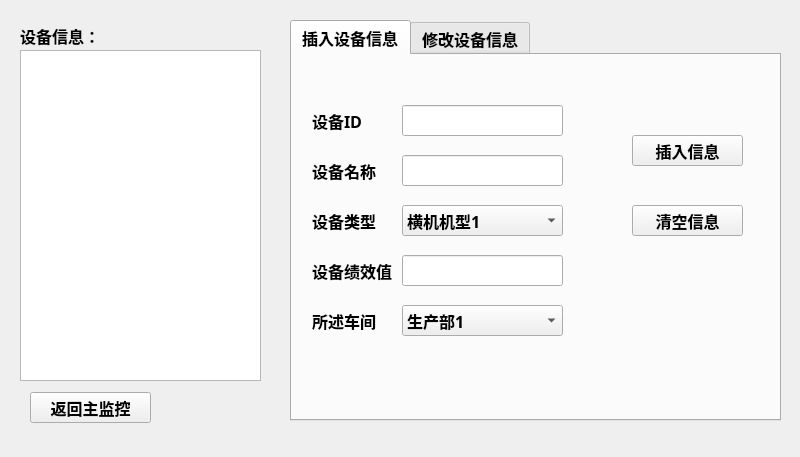
<?xml version="1.0" encoding="UTF-8"?>
<ui version="4.0">
 <class>theequipmentmangage</class>
 <widget class="QMainWindow" name="theequipmentmangage">
  <property name="geometry">
   <rect>
    <x>0</x>
    <y>0</y>
    <width>800</width>
    <height>457</height>
   </rect>
  </property>
  <property name="font">
   <font>
    <family>宋体</family>
    <pointsize>12</pointsize>
    <weight>75</weight>
    <bold>true</bold>
   </font>
  </property>
  <property name="windowTitle">
   <string>设备信息管理</string>
  </property>
  <widget class="QWidget" name="centralwidget">
   <widget class="QLabel" name="label">
    <property name="geometry">
     <rect>
      <x>20</x>
      <y>20</y>
      <width>91</width>
      <height>31</height>
     </rect>
    </property>
    <property name="font">
     <font>
      <family>宋体</family>
      <pointsize>12</pointsize>
     </font>
    </property>
    <property name="text">
     <string>设备信息：</string>
    </property>
   </widget>
   <widget class="QTableView" name="tableView">
    <property name="geometry">
     <rect>
      <x>20</x>
      <y>50</y>
      <width>241</width>
      <height>331</height>
     </rect>
    </property>
   </widget>
   <widget class="QPushButton" name="TEM_Comback_pushButton">
    <property name="geometry">
     <rect>
      <x>30</x>
      <y>392</y>
      <width>121</width>
      <height>31</height>
     </rect>
    </property>
    <property name="font">
     <font>
      <family>宋体</family>
      <pointsize>12</pointsize>
     </font>
    </property>
    <property name="text">
     <string>返回主监控</string>
    </property>
   </widget>
   <widget class="QTabWidget" name="tabWidget">
    <property name="geometry">
     <rect>
      <x>290</x>
      <y>20</y>
      <width>491</width>
      <height>401</height>
     </rect>
    </property>
    <property name="currentIndex">
     <number>0</number>
    </property>
    <widget class="QWidget" name="tab">
     <attribute name="title">
      <string>插入设备信息</string>
     </attribute>
     <widget class="QLabel" name="label_2">
      <property name="geometry">
       <rect>
        <x>20</x>
        <y>50</y>
        <width>71</width>
        <height>31</height>
       </rect>
      </property>
      <property name="text">
       <string>设备ID</string>
      </property>
     </widget>
     <widget class="QLineEdit" name="lineEdit">
      <property name="geometry">
       <rect>
        <x>110</x>
        <y>50</y>
        <width>161</width>
        <height>31</height>
       </rect>
      </property>
     </widget>
     <widget class="QLabel" name="label_3">
      <property name="geometry">
       <rect>
        <x>20</x>
        <y>100</y>
        <width>81</width>
        <height>31</height>
       </rect>
      </property>
      <property name="text">
       <string>设备名称</string>
      </property>
     </widget>
     <widget class="QLabel" name="label_4">
      <property name="geometry">
       <rect>
        <x>20</x>
        <y>150</y>
        <width>71</width>
        <height>31</height>
       </rect>
      </property>
      <property name="text">
       <string>设备类型</string>
      </property>
     </widget>
     <widget class="QLabel" name="label_5">
      <property name="geometry">
       <rect>
        <x>20</x>
        <y>200</y>
        <width>91</width>
        <height>31</height>
       </rect>
      </property>
      <property name="text">
       <string>设备绩效值</string>
      </property>
     </widget>
     <widget class="QLabel" name="label_6">
      <property name="geometry">
       <rect>
        <x>20</x>
        <y>250</y>
        <width>91</width>
        <height>31</height>
       </rect>
      </property>
      <property name="text">
       <string>所述车间</string>
      </property>
     </widget>
     <widget class="QLineEdit" name="lineEdit_2">
      <property name="geometry">
       <rect>
        <x>110</x>
        <y>100</y>
        <width>161</width>
        <height>31</height>
       </rect>
      </property>
     </widget>
     <widget class="QLineEdit" name="lineEdit_3">
      <property name="geometry">
       <rect>
        <x>110</x>
        <y>200</y>
        <width>161</width>
        <height>31</height>
       </rect>
      </property>
     </widget>
     <widget class="QComboBox" name="comboBox">
      <property name="geometry">
       <rect>
        <x>110</x>
        <y>150</y>
        <width>161</width>
        <height>31</height>
       </rect>
      </property>
      <item>
       <property name="text">
        <string>横机机型1</string>
       </property>
      </item>
      <item>
       <property name="text">
        <string>横机机型2</string>
       </property>
      </item>
      <item>
       <property name="text">
        <string>横机机型3</string>
       </property>
      </item>
     </widget>
     <widget class="QComboBox" name="comboBox_2">
      <property name="geometry">
       <rect>
        <x>110</x>
        <y>250</y>
        <width>161</width>
        <height>31</height>
       </rect>
      </property>
      <item>
       <property name="text">
        <string>生产部1</string>
       </property>
      </item>
      <item>
       <property name="text">
        <string>生产部2</string>
       </property>
      </item>
      <item>
       <property name="text">
        <string>生产部3</string>
       </property>
      </item>
     </widget>
     <widget class="QPushButton" name="pushButton_2">
      <property name="geometry">
       <rect>
        <x>340</x>
        <y>80</y>
        <width>111</width>
        <height>31</height>
       </rect>
      </property>
      <property name="text">
       <string>插入信息</string>
      </property>
     </widget>
     <widget class="QPushButton" name="pushButton_3">
      <property name="geometry">
       <rect>
        <x>340</x>
        <y>150</y>
        <width>111</width>
        <height>31</height>
       </rect>
      </property>
      <property name="text">
       <string>清空信息</string>
      </property>
     </widget>
    </widget>
    <widget class="QWidget" name="tab_2">
     <attribute name="title">
      <string>修改设备信息</string>
     </attribute>
     <widget class="QLabel" name="label_12">
      <property name="geometry">
       <rect>
        <x>20</x>
        <y>150</y>
        <width>81</width>
        <height>31</height>
       </rect>
      </property>
      <property name="text">
       <string>设备名称</string>
      </property>
     </widget>
     <widget class="QLabel" name="label_13">
      <property name="geometry">
       <rect>
        <x>20</x>
        <y>260</y>
        <width>91</width>
        <height>31</height>
       </rect>
      </property>
      <property name="text">
       <string>设备绩效值</string>
      </property>
     </widget>
     <widget class="QLabel" name="label_14">
      <property name="geometry">
       <rect>
        <x>20</x>
        <y>310</y>
        <width>91</width>
        <height>31</height>
       </rect>
      </property>
      <property name="text">
       <string>所述车间</string>
      </property>
     </widget>
     <widget class="QLineEdit" name="lineEdit_7">
      <property name="geometry">
       <rect>
        <x>110</x>
        <y>260</y>
        <width>161</width>
        <height>31</height>
       </rect>
      </property>
     </widget>
     <widget class="QLabel" name="label_15">
      <property name="geometry">
       <rect>
        <x>30</x>
        <y>90</y>
        <width>71</width>
        <height>31</height>
       </rect>
      </property>
      <property name="text">
       <string>设备ID</string>
      </property>
     </widget>
     <widget class="QLabel" name="label_16">
      <property name="geometry">
       <rect>
        <x>20</x>
        <y>210</y>
        <width>71</width>
        <height>31</height>
       </rect>
      </property>
      <property name="text">
       <string>设备类型</string>
      </property>
     </widget>
     <widget class="QLineEdit" name="lineEdit_8">
      <property name="geometry">
       <rect>
        <x>110</x>
        <y>90</y>
        <width>161</width>
        <height>31</height>
       </rect>
      </property>
     </widget>
     <widget class="QLineEdit" name="lineEdit_9">
      <property name="geometry">
       <rect>
        <x>110</x>
        <y>150</y>
        <width>161</width>
        <height>31</height>
       </rect>
      </property>
     </widget>
     <widget class="QPushButton" name="pushButton_6">
      <property name="geometry">
       <rect>
        <x>330</x>
        <y>190</y>
        <width>121</width>
        <height>31</height>
       </rect>
      </property>
      <property name="text">
       <string>修改信息</string>
      </property>
     </widget>
     <widget class="QPushButton" name="pushButton_7">
      <property name="geometry">
       <rect>
        <x>420</x>
        <y>20</y>
        <width>51</width>
        <height>31</height>
       </rect>
      </property>
      <property name="text">
       <string>查询</string>
      </property>
     </widget>
     <widget class="QComboBox" name="comboBox_7">
      <property name="geometry">
       <rect>
        <x>20</x>
        <y>20</y>
        <width>121</width>
        <height>31</height>
       </rect>
      </property>
      <item>
       <property name="text">
        <string>设备ID</string>
       </property>
      </item>
      <item>
       <property name="text">
        <string>设备名称</string>
       </property>
      </item>
     </widget>
     <widget class="QLineEdit" name="lineEdit_10">
      <property name="geometry">
       <rect>
        <x>150</x>
        <y>20</y>
        <width>251</width>
        <height>31</height>
       </rect>
      </property>
     </widget>
     <widget class="QPushButton" name="pushButton_8">
      <property name="geometry">
       <rect>
        <x>330</x>
        <y>130</y>
        <width>121</width>
        <height>31</height>
       </rect>
      </property>
      <property name="text">
       <string>查看选中信息</string>
      </property>
     </widget>
     <widget class="QPushButton" name="pushButton_9">
      <property name="geometry">
       <rect>
        <x>330</x>
        <y>250</y>
        <width>121</width>
        <height>31</height>
       </rect>
      </property>
      <property name="text">
       <string>清空信息</string>
      </property>
     </widget>
     <widget class="QLineEdit" name="lineEdit_11">
      <property name="geometry">
       <rect>
        <x>110</x>
        <y>210</y>
        <width>161</width>
        <height>31</height>
       </rect>
      </property>
     </widget>
     <widget class="QLineEdit" name="lineEdit_12">
      <property name="geometry">
       <rect>
        <x>110</x>
        <y>310</y>
        <width>161</width>
        <height>31</height>
       </rect>
      </property>
     </widget>
     <widget class="QPushButton" name="pushButton_10">
      <property name="geometry">
       <rect>
        <x>330</x>
        <y>300</y>
        <width>121</width>
        <height>31</height>
       </rect>
      </property>
      <property name="text">
       <string>删除选中信息</string>
      </property>
     </widget>
    </widget>
   </widget>
  </widget>
  <widget class="QMenuBar" name="menubar">
   <property name="geometry">
    <rect>
     <x>0</x>
     <y>0</y>
     <width>800</width>
     <height>23</height>
    </rect>
   </property>
  </widget>
 </widget>
 <resources/>
 <connections/>
</ui>
